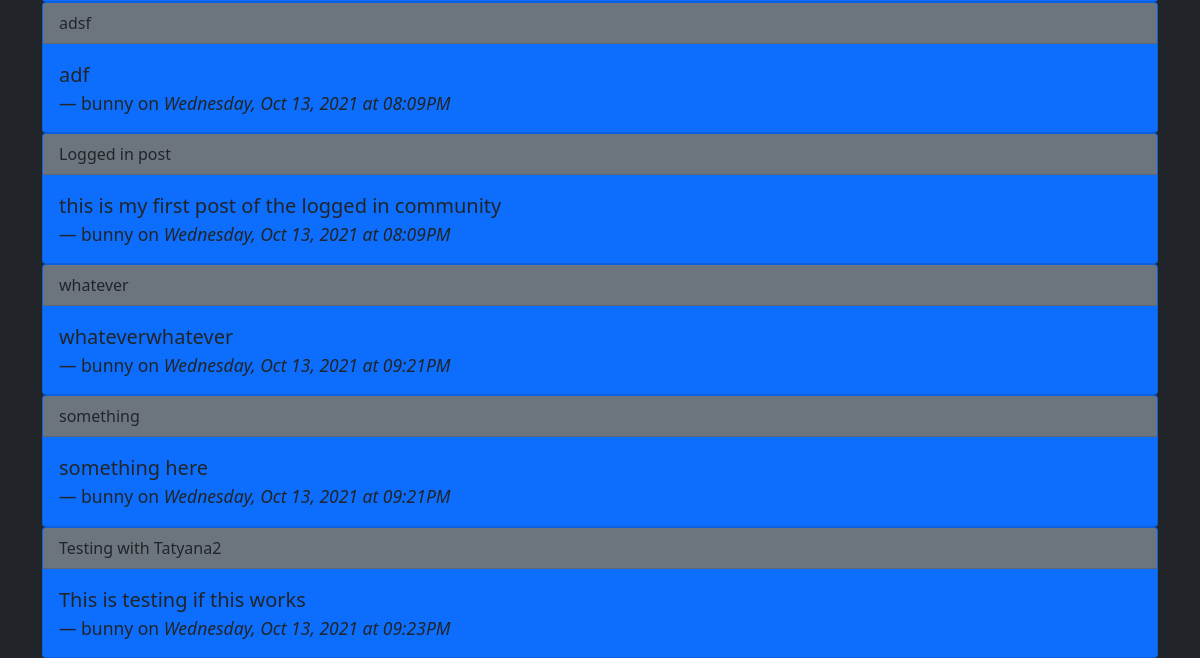
Before: / (lower part) with the older database file.
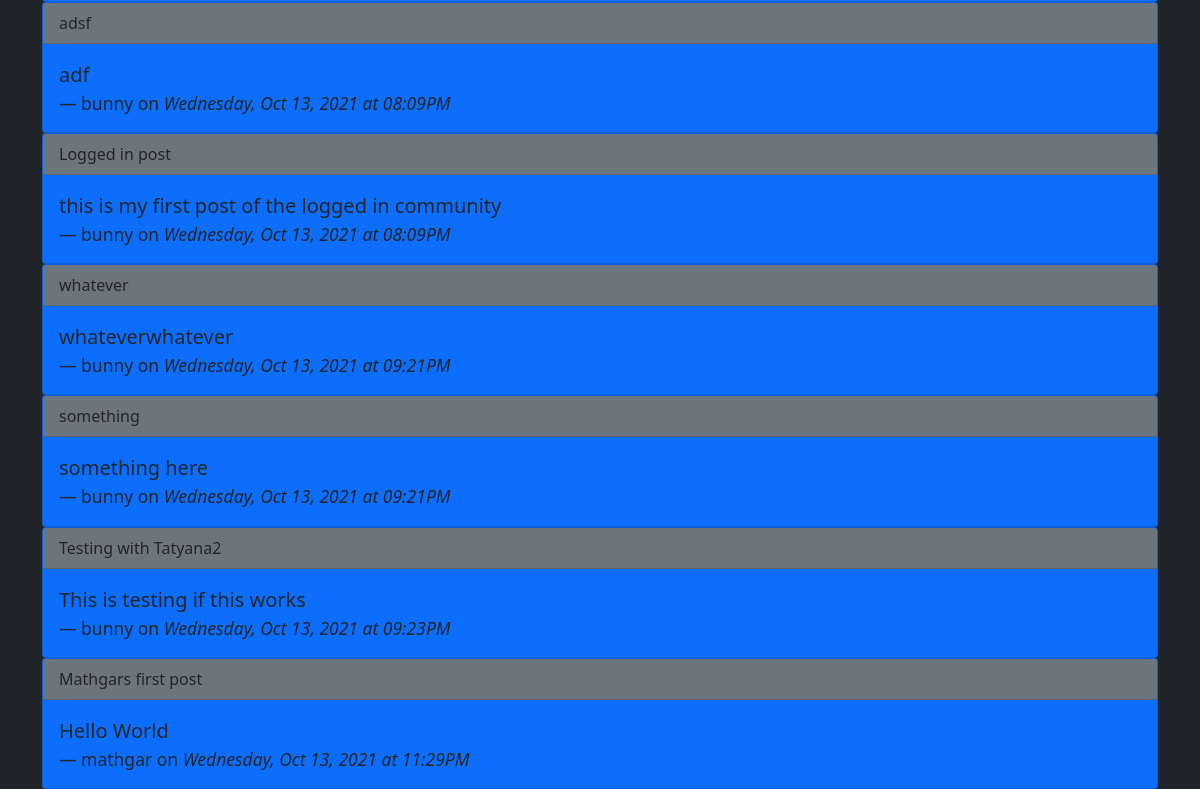
After: the same page with the newer database file.
### app/models.py (models this page shows, shortened)
class Post(db.Model):
  id = db.Column(db.Integer, primary_key=True)
  title = db.Column(db.String(200))
  content = db.Column(db.String(300))
  date_created = db.Column(db.DateTime, nullable=False, default=datetime.utcnow)
  user_id = db.Column(db.Integer, db.ForeignKey('user.id'), nullable=False)

class User(db.Model, UserMixin):
  id = db.Column(db.Integer, primary_key=True)
  username = db.Column(db.String(150), nullable=False, unique=True)
  email = db.Column(db.String(150), nullable=False, unique=True)
  password = db.Column(db.String(256), nullable=False)
  posts = db.relationship('Post', backref='author', lazy=True)

### app/routes.py (the view)
@app.route('/')
def index():
  title = 'Coding Temple Flask'
  posts = Post.query.all()
  return render_template('index.html', title=title, posts=posts)

### app/templates/index.html (shortened to what this page needs)
{% extends 'base.html' %}
{% block content %}
{% for p in posts %}
  <div class="card bg-primary text-dark">
    <div class="card-header bg-secondary">
     {{ p.title }}
    </div>
    <div class="card-body ">
      <blockquote class="blockquote mb-0">
        <p>{{ p.content }}</p>
        <footer class="blockquote-footer text-dark">{{ p.author.username }} on <cite title="Source Title">
          {{ p.date_created.strftime('%A, %b %d, %Y at %I:%M%p') }}
      </cite></footer>
  </blockquote>
  </div>
</div>
{% endfor %}
{% endblock content %}

Changed rows visible on the page:
added Post: title "Mathgars first post", content "Hello World", author.username "mathgar", date_created "Wednesday, Oct 13, 2021 at 11:29PM"
